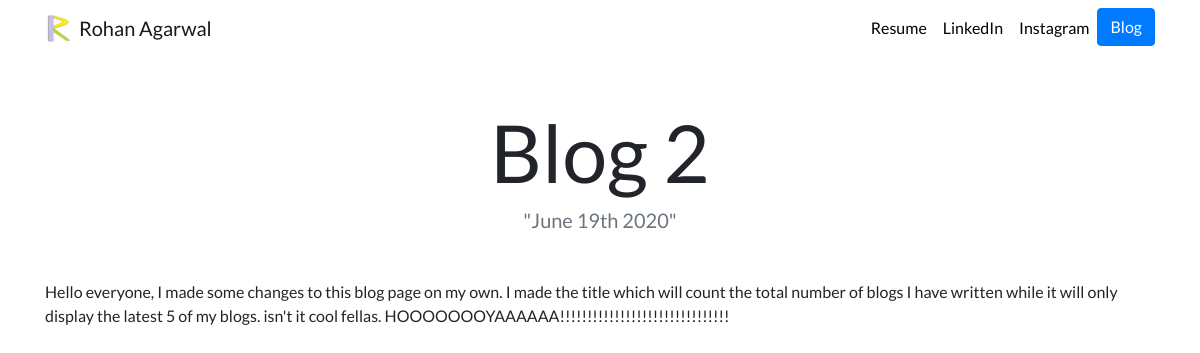
Page /blog/2 on the committed database.
### blog/models.py (models this page shows, shortened)
class Blog(models.Model):
    title = models.CharField(max_length=50)
    description = models.TextField()
    date = models.DateTimeField()

### blog/views.py (the view)
# urls.py: path('<int:blog_id>', views.blog_detail, name='detail'),
def blog_detail(request, blog_id):
    blog = get_object_or_404(Blog, pk=blog_id)
    return render(request, 'blog/blog_detail.html', {'blog':blog})

### blog/templates/blog/blog_detail.html
{% extends 'portfolio/base.html' %}
{% block content %}
<h2 class="text-center mt-5" id="blogdetailtitle">{{ blog.title }}</h2>
<h5 class="text-center text-muted mb-5">"{{ blog.date|date:'F jS Y' }}"</h5>
<p>{{ blog.description|safe }}</p>
{% endblock %}

### portfolio/static/portfolio/custom.css (style rules this page uses)
body { font-family: 'Lato', sans-serif; }
@media (min-width: 992px) { #blogdetailtitle { font-size: 5rem; } }

### rows in the picture
Blog: title "Blog 2", date "June 19th 2020", description "Hello everyone, I made some changes to this blog page on my own. I made the title which will count the total number of blogs I have written while it will only display the latest 5 of my blogs. isn't it cool fellas. HOOOOOOOYAAAAAA!!!!!!!!!!!!!!!!!!!!!!!!!!!!!!!"
